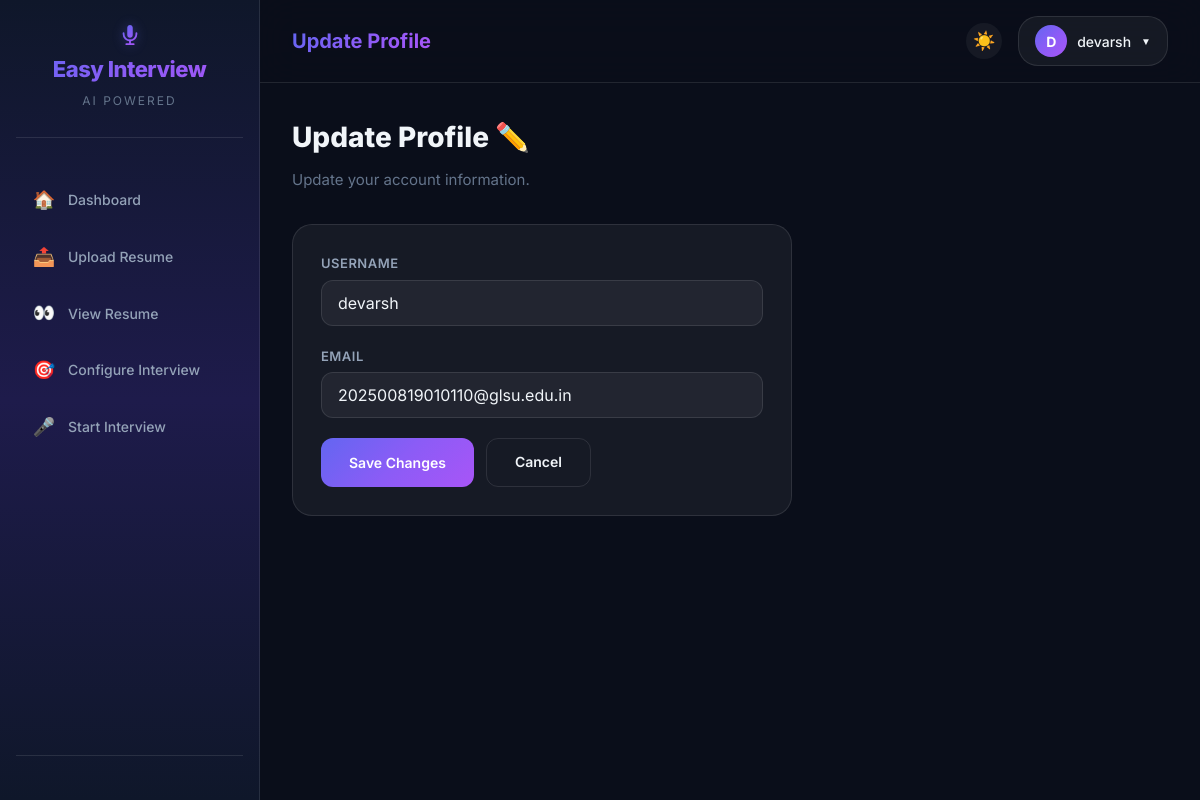
The page /update-profile/ (signed in) on the database its author committed.
### myapp/models.py (models this page shows, shortened)
class User(AbstractUser):
    profile_photo = models.ImageField(upload_to='profile_photos/', null=True, blank=True)
    is_expert = models.BooleanField(default=False)

### myapp/views.py (the view, shortened to what this page needs)
# urls.py: path('update-profile/', views.update_profile, name='update_profile'),
@login_required
def update_profile(request):
    return render(request, "myapp/update_profile.html")

### myapp/templates/myapp/update_profile.html (shortened to what this page needs)
{% extends 'myapp/base.html' %}
{% block page_title %}<span>Update Profile</span>{% endblock %}
{% block content %}
<div class="animate-in" style="max-width: 500px;">
    <h1 class="page-title">Update Profile ✏️</h1>
    <p class="page-subtitle">Update your account information.</p>
    <div class="glass-card">
        <form method="POST" action="{% url 'update_profile' %}">
            <div class="form-group">
                <label class="form-label">Username</label>
                <input type="text" class="form-control" name="username" value="{{ request.user.username }}">
            </div>
            <div class="form-group">
                <label class="form-label">Email</label>
                <input type="email" class="form-control" name="email" value="{{ request.user.email }}">
            </div>
            <div style="display: flex; gap: 12px;">
                <button type="submit" class="btn-primary-glow">Save Changes</button>
                <a href="{% url 'profile' %}" class="btn-outline-glass">Cancel</a>
            </div>
        </form>
    </div>
</div>
{% endblock %}

### myapp/templates/myapp/base.html (shortened to what this page needs)
{% load static %}
<!DOCTYPE html>
<html lang="en">
<head>
    <link rel="stylesheet" href="{% static 'css/style.css' %}?v=20">
</head>
<body>
<div id="wrapper">
    <div class="sidebar">
        <div class="sidebar-logo">
            <h2>Easy Interview</h2>
            <span>AI Powered</span>
        </div>
        <div class="sidebar-nav">
            {% if request.user.is_expert or request.user.is_staff %}
            <a href="{% url 'expert_dashboard' %}" class="nav-link {% block nav_expert_dash %}{% endblock %}">
                <span class="nav-icon">📊</span> Dashboard
            </a>
            <a href="{% url 'expert_questions_dashboard' %}" class="nav-link {% block nav_expert %}{% endblock %}">
                <span class="nav-icon">📝</span> Question Bank
            </a>
            <a href="{% url 'expert_live_rooms_dashboard' %}" class="nav-link {% block nav_live %}{% endblock %}">
                <span class="nav-icon">📹</span> Live Interview
            </a>
            {% else %}
            <a href="{% url 'home' %}" class="nav-link {% block nav_home %}{% endblock %}">
                <span class="nav-icon">🏠</span> Dashboard
            </a>
            <a href="{% url 'resume' %}" class="nav-link {% block nav_resume %}{% endblock %}">
                <span class="nav-icon">📤</span> Upload Resume
            </a>
            <a href="{% url 'view_resume' %}" class="nav-link {% block nav_view_resume %}{% endblock %}">
                <span class="nav-icon">👀</span> View Resume
            </a>
            <a href="{% url 'configure_interview' %}" class="nav-link {% block nav_configure %}{% endblock %}">
                <span class="nav-icon">🎯</span> Configure Interview
            </a>
            <a href="{% url 'start_interview' %}" class="nav-link {% block nav_interview %}{% endblock %}">
                <span class="nav-icon">🎤</span> Start Interview
            </a>
            {% endif %}
        </div>
        <div class="sidebar-footer">
        </div>
    </div>
    <div class="page-content">
        <div class="topbar">
            <div style="display: flex; align-items: center; gap: 12px;">
                <div class="topbar-title">
                    {% block page_title %}<span>Dashboard</span>{% endblock %}
                </div>
            </div>
            <div style="display: flex; align-items: center; gap: 16px;">
                <button id="theme-toggle-dashboard" class="btn-outline-glass" style="padding: 6px; width: 36px; height: 36px; border-radius: 50%; font-size: 18px; line-height: 1; border: none; cursor: pointer; background: var(--bg-glass);">
                    ☀️
                </button>
                <div class="profile-dropdown">
                    <button class="profile-btn">
                        {% if request.user.profile_photo %}
                            <img src="{{ request.user.profile_photo.url }}" alt="Avatar" style="width: 32px; height: 32px; border-radius: 50%; object-fit: cover; border: 2px solid var(--accent-primary);">
                        {% else %}
                            <div class="profile-avatar">{{ request.user.username|make_list|first|upper }}</div>
                        {% endif %}
                        <span>{{ request.user.username|default:"User" }}</span>
                        <span style="font-size: 10px;">▼</span>
                    </button>
            </div>
            </div>
        </div>
        <div class="main-content">
            {% block content %}{% endblock %}
        </div>
    </div>
</div>
</body>
</html>

### rows shown on the page
User: user.username|make_list "D", user.username "devarsh", username "devarsh", email "202500819010110@glsu.edu.in"
